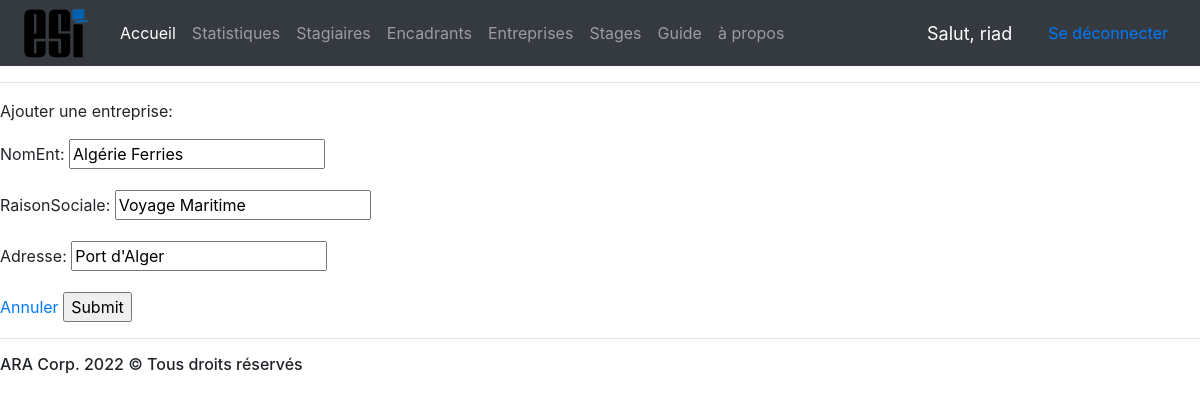
Screenshot of /entreprise/modifier/1 (signed in) with the database file from the repository.
### Gestion/models.py (models this page shows, shortened)
class Entreprise(models.Model):
    NomEnt = models.CharField(max_length=50)
    RaisonSociale = models.CharField(max_length=50)
    Adresse = models.CharField(max_length=100)

### Gestion/views.py (the view)
# urls.py: path('entreprise/modifier/<str:Num>',views.modifierEntreprise, name="modifierEntreprise"),
def modifierEntreprise(request,Num):
    e = Entreprise.objects.get(pk=Num)
    form = FicheEntreprise(instance=e)
    if request.method == 'POST':
        form = FicheEntreprise(request.POST,instance=e)
        if form.is_valid():
            form.save()
            return redirect('/entreprises')
    context = {'form':form}
    return render(request, 'entreprises/ficheEntreprise.html',context)

### Gestion/forms.py
class FicheEntreprise(ModelForm):
    class Meta:
        model = Entreprise
        fields = '__all__'

### Gestion/templates/entreprises/ficheEntreprise.html (shortened to what this page needs)
{% extends 'main.html' %}
{% load static %}
{% block content %}
<p>Ajouter une entreprise: </p>
<form action="" method="POST" enctype="multipart/form-data">
    {{ form.as_p }}
    <a href="{% url 'listeEntreprises' %}">Annuler</a>
    <input type="submit" name="Ajout">
</form>
{% endblock %}

### Gestion/templates/barreNavigation.html (shortened to what this page needs)
{% load static %}
<nav class="navbar navbar-expand-lg navbar-dark bg-dark">
    <a class="navbar-brand" href="{% url 'accueil' %}"><img src="{% static 'accueil/images/esi.png' %}" style="max-width: 5rem; margin-top: -20px;margin-bottom: -20px;"></a>
    <div class="collapse navbar-collapse" id="navbarNav">
      <ul class="navbar-nav">
        <li class="nav-item active">
          <a class="nav-link" href="{% url 'accueil' %}">Accueil </a>
        </li>
        <li class="nav-item">
          {% now "Y" as annéeCourrante %}
          <a class="nav-link" href="{% url 'stat' année=annéeCourrante %}">Statistiques</a>
        </li>
        <li class="nav-item">
          <a class="nav-link" href="{% url 'listeEtudiants' %}">Stagiaires</a>
        </li>
        <li class="nav-item">
          <a class="nav-link" href="{% url 'listeEncadrants' %}">Encadrants</a>
        </li>
        <li class="nav-item">
          <a class="nav-link" href="{% url 'listeEntreprises' %}">Entreprises</a>
        </li>
        <li class="nav-item">
          <a class="nav-link" href="{% url 'listeStages' %}">Stages</a>
        </li>
        <li class="nav-item">
          <a class="nav-link" href="{% url 'guide' %}">Guide</a>
        </li>
        <li class="nav-item">
          <a class="nav-link" href="{% url 'nous' %}">à propos</a>
        </li>
      </ul>
    </div>
    <span class="deconnecter">Salut, {{request.user}}</span>
    <span><a class="nav-link" href="{% url 'logout' %}" >Se déconnecter</a></span>
  </nav>

### Gestion/templates/barreNavigation.html (style rules this page uses)
.deconnecter { font-size: 18px; color: #fff; margin-right: 20px; }

### rows the page displays
Entreprise: NomEnt "Algérie Ferries", RaisonSociale "Voyage Maritime", Adresse "Port d'Alger"

### other values shown
{{ request.user }} "riad"
